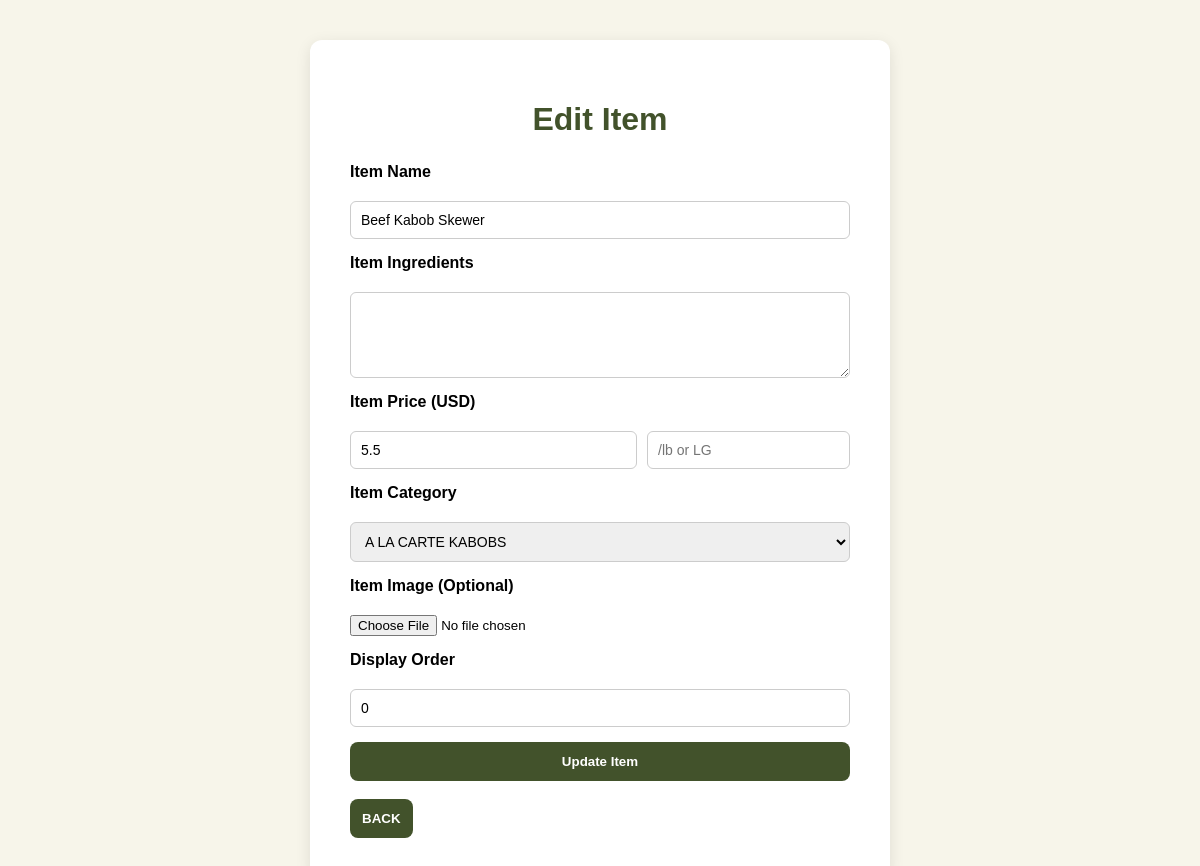
Screenshot of /admin/editItem?item=Beef+Kabob+Skewer&category=A+LA+CARTE+KABOBS (signed in) with the database file from the repository.
### tables this page shows
CREATE TABLE `items` (
  `item_id` int(11) NOT NULL,
  `item_name` text NOT NULL,
  `item_category` text NOT NULL,
  `Ingredients` text NOT NULL,
  `item_pic` text NOT NULL,
  `Order` int(11) NOT NULL DEFAULT 0,
  `item_priceusd` double NOT NULL,
  `price_suffix` varchar(20) DEFAULT ''
);

### admin/editItem.php (the view, shortened to what this page needs)
<?php
include "../includes/connection.php";
$row = null;
if (isset($_GET["item"]) && isset($_GET["category"])) {
    $item_name = $_GET["item"];
    $item_cat = $_GET["category"];
    $stmt = $conn->prepare("SELECT * FROM items WHERE item_name=? AND item_category=?");
    $stmt->bind_param("ss", $item_name, $item_cat);
    $stmt->execute();
    $result = $stmt->get_result();
    $row = $result->fetch_assoc();
}
?>
<!DOCTYPE html>
<html lang="en">
<head>
    <link rel="stylesheet" href="../assets/css/admin_form.css">
</head>
<body>
    <div class="form-container">
        <h1>Edit Item</h1>
        <form action="editItem" method="POST" enctype="multipart/form-data">
            <label for="item-name">Item Name</label>
            <input type="text" id="item-name" name="item-name" value="<?php echo htmlspecialchars($row['item_name']); ?>" required>
            <label for="ingredients">Item Ingredients</label>
            <textarea id="ingredients" name="ingredients" rows="4"><?php echo htmlspecialchars($row['Ingredients']); ?></textarea>
            <label for="price-usd">Item Price (USD)</label>
            <div style="display: flex; gap: 10px;">
                <input type="number" id="price-usd" name="price-usd" value="<?php echo $row['item_priceusd']; ?>" step="0.01" style="flex: 2;">
                <input type="text" name="price_suffix" value="<?php echo htmlspecialchars($row['price_suffix'] ?? ''); ?>" placeholder="/lb or LG" style="flex: 1;">
            </div>
            <label for="category">Item Category</label>
            <select name="category" id="category" required>
                <?php
                    $currentCategory = $row['item_category'];
                    $catSql = "SELECT cat_name FROM categories ORDER BY `Order` ASC";
                    $catResult = $conn->query($catSql);
                    while($catRow = $catResult->fetch_assoc()) {
                        $selected = ($catRow["cat_name"] == $currentCategory) ? "selected" : "";
                        echo "<option value='" . htmlspecialchars($catRow["cat_name"]) . "' $selected>" . htmlspecialchars($catRow["cat_name"]) . "</option>";
                    }
                ?>
            </select>
            <label for="item-img">Item Image (Optional)</label>
            <input type="file" name="item-img" id="item-img">
            <label for="item_order">Display Order</label>
            <input type="number" name="item_order" id="item_order" value="<?php echo (int)($row['Order'] ?? 0); ?>" min="0" placeholder="0 = first">
            <button type="submit" name="submit" value="update">Update Item</button>
        </form>
        <br>
        <a href="viewItems" class="back-link"><button type="button">BACK</button></a>
    </div>
</body>
</html>

### assets/css/admin_form.css (style rules this page uses)
body { margin: 0; font-family: "Poppins", sans-serif; background: #F7F5EA; display: flex; justify-content: center; align-items: center; min-height: 100vh; padding: 40px 0; display: flex; justify-content: center; align-items: center; }
.form-container { background: white; padding: 40px; border-radius: 12px; box-shadow: 0 4px 15px rgba(0, 0, 0, 0.1); width: 500px; margin: auto; }
h1 { margin-bottom: 25px; text-align: center; color: #42522B; }
form { display: flex; flex-direction: column; gap: 15px; }
label { font-weight: bold; margin-bottom: 5px; }
input[type="text"], input[type="number"], select { padding: 10px; border: 1px solid #ccc; border-radius: 6px; font-size: 14px; }
button { padding: 12px; background: #42522B; color: white; font-weight: bold; border: none; border-radius: 8px; cursor: pointer; transition: background 0.3s ease; }
textarea { padding: 10px; border: 1px solid #ccc; border-radius: 6px; font-size: 14px; resize: vertical; }

### rows the page displays
items: item-name "Beef Kabob Skewer", price-usd "5.5", item_order "0"

### other values shown
form field category "A LA CARTE KABOBS"
